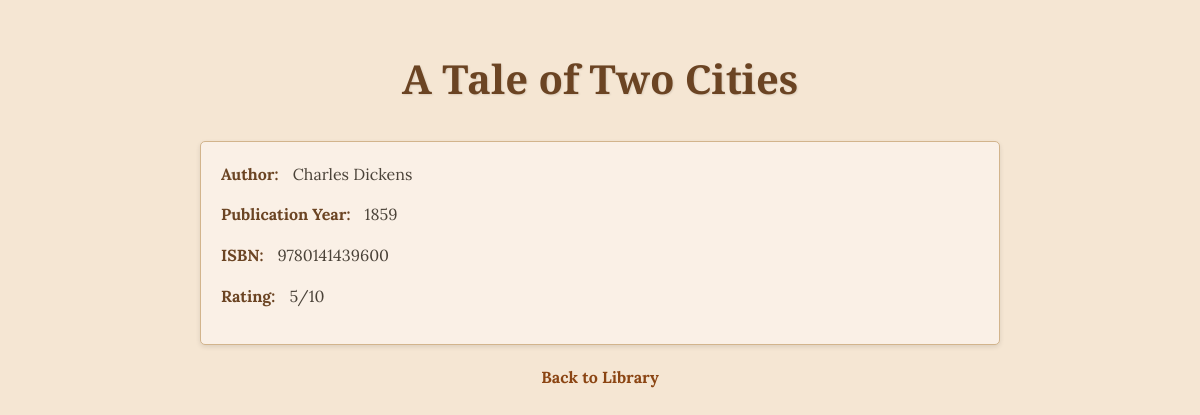
The app's page /book/7 with its own data.
### data_models.py (models this page shows, shortened)
class Book(db.Model):
    __tablename__ = 'books'
    id = db.Column(db.Integer, primary_key=True)
    title = db.Column(db.String(200), nullable=False)
    publication_year = db.Column(db.Integer)
    isbn = db.Column(db.String(13), unique=True)
    author_id = db.Column(db.Integer, db.ForeignKey('authors.id'), nullable=False)
    author = db.relationship('Author', back_populates='books')
    rating = db.Column(db.Integer, nullable=False, default=0)

class Author(db.Model):
    __tablename__ = 'authors'
    id = db.Column(db.Integer, primary_key=True)
    name = db.Column(db.String(100), nullable=False)
    birth_date = db.Column(db.Date)
    books = db.relationship('Book', back_populates='author', cascade="all, delete-orphan")

### app.py (the view)
@app.route('/book/<int:book_id>')
def book_detail(book_id):
    book = Book.query.get_or_404(book_id)
    return render_template('book_detail.html', book=book)

### templates/book_detail.html (shortened to what this page needs)
<!DOCTYPE html>
<html lang="en">
<head>
</head>
<body>
    <h1>{{ book.title }}</h1>
    <div class="book-details">
        <div class="book-info"><strong>Author:</strong> {{ book.author.name }}</div>
        <div class="book-info"><strong>Publication Year:</strong> {{ book.publication_year }}</div>
        <div class="book-info"><strong>ISBN:</strong> {{ book.isbn }}</div>
        <div class="book-info"><strong>Rating:</strong> {{ book.rating }}/10</div>
    </div>
    <a href="{{ url_for('home') }}" class="back-link">Back to Library</a>
</body>
</html>

### templates/book_detail.html (style rules this page uses)
body { font-family: 'Lora', serif; line-height: 1.6; color: #4a4238; max-width: 800px; margin: 0 auto; padding: 20px; background-color: #f5e6d3; }
h1 { font-family: 'Playfair Display', serif; color: #6b4423; text-align: center; margin-bottom: 30px; font-size: 2.5em; text-shadow: 1px 1px 2px rgba(0,0,0,0.1); }
.book-details { background-color: #faf0e6; padding: 20px; border-radius: 5px; box-shadow: 0 2px 5px rgba(0,0,0,0.1); border: 1px solid #d2b48c; }
.book-info { margin-bottom: 15px; }
.book-info strong { font-weight: bold; color: #6b4423; margin-right: 10px; }
.back-link { display: block; text-align: center; margin-top: 20px; color: #8b4513; text-decoration: none; font-weight: bold; }

### records on screen
Book: title "A Tale of Two Cities", publication_year "1859", isbn "9780141439600", rating "5"
Author: author.name "Charles Dickens"
